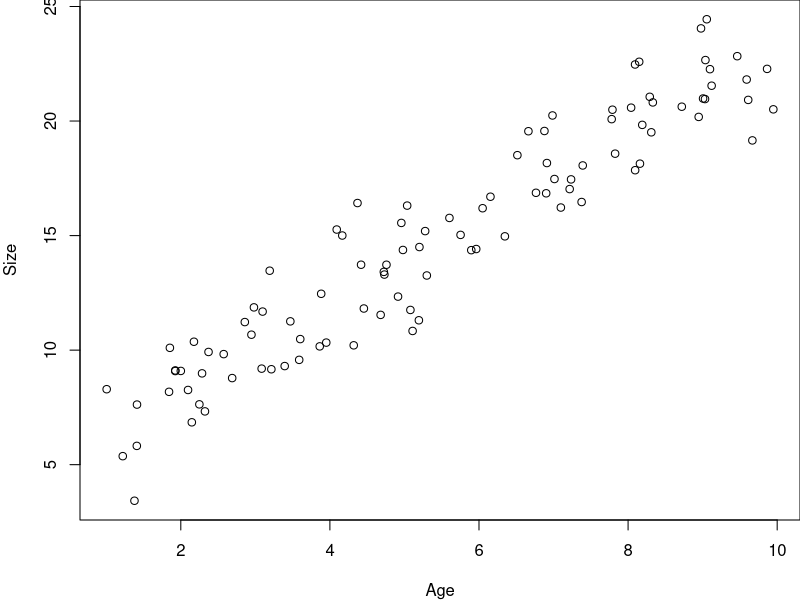

Source code (R): (Note: this script raises an error after producing the figure.)

#  NRES 710, Multi-variable Modeling - Collinearity
#     University of Nevada, Reno

par(mar=c(4,4,0,0))

# Read in the data
datum <- read.csv("lecture_13_dataset1.csv")

# Examine the data
head(datum, 10)

# Plot the data
plot(Size ~ Age, data = datum)

# Run lm() for different pairs of X-variables
results <- lm(Age ~ Sex, data = datum)
summary(results)

# Run lm() for different pairs of X-variables
results <- lm(Age ~ MotherSize, data = datum)
summary(results)

# Create new dataframe without categorical Sex
datum2 <- subset(datum, select = -Sex)
datum2 <- subset(datum2, select = -Size)

# Examine new subsetted data
head(datum2)

# Correlation matrix - runs a simple 'lm()' between each pair of X-variables
cor(datum2)

# Download 'car' by uncommenting this next line and running it through your console
# install.packages("car", dependencies=TRUE)

# Full linear model with all X-variables
results <- lm(Size ~ Age + Sex + MotherSize + FatherSize, data = datum)

# Use the VIF function from 'car'
# using 'car::vif()' will tell R to call the function 'vif()' from the package 'car' specifically
car::vif(results)

# Square-root this to get VIF in terms of Standard Error
car::vif(results)^0.5

# Simple linear model of Size ~ Age
results <- lm(Size ~ Age, data = datum)
summary(results)

# Simple linear model of Size ~ MotherSize
results <- lm(Size ~ MotherSize, data = datum)
summary(results)

# Simple linear model of Size ~ MotherSize
results <- lm(Size ~ Age + MotherSize, data = datum)
summary(results)

# Simple linear model of Size ~ MotherSize
results <- lm(Size ~ Age + Sex + MotherSize + FatherSize, data = datum)
summary(results)



################################ 'Truth' ################################### 
### Lecture 13: code to simulate collinear data and to demonstrate how
### failing to account for collinearity influences estimates and uncertainty

## Simulation Exercise 1

# Set the seed for reproducibility
set.seed(123)

# Number of simulations
s <- 1000

# Empty vectors to save results from each simulation
simple_beta1 <- numeric(s)
simple_se1 <- numeric(s)
simple_p1 <- numeric(s)
multi_beta1 <- numeric(s)
multi_se1 <- numeric(s)
multi_p1 <- numeric(s)
r2 <- numeric(s)
vif <- numeric(s)

# x2 = x1 + error(0, z), where
# z can range from 0.5 (highly correlated to x1) to 20 (not correlated at ~all)
z_values <- seq(0.5, 20, length.out = s)

# Loop through each simulation replicate to measure everything
for (i in 1:s){
  
  # Number of datapoints per simulation
  n <- 100

  # x1
  x1 <- runif(n, 0, 10) # Random, uniform variable; only simulated once

  # error for y; only simulated once
  error <- rnorm(n, 0, 2)
  
  # X2 for each simulation
  x2 <- x1 + rnorm(n, 0, z_values[i])
  
  # Y for each
  y <- 10 + 3 * x1 + 3 * x2 + error

  # Simple model
  results1 <- lm(y ~ x1)
  simple_beta1[i] <- summary(results1)$coefficients[2,1]
  simple_se1[i] <- summary(results1)$coefficients[2,2]
  simple_p1[i] <- summary(results1)$coefficients[2,4]

  # Multi-variable model
  results2 <- lm(y ~ x1 + x2)
  multi_beta1[i] <- summary(results2)$coefficients[2,1]
  multi_se1[i] <- summary(results2)$coefficients[2,2]
  multi_p1[i] <- summary(results2)$coefficients[2,4]

  # R^2 between X-variables
  model_x12 <- lm(x2 ~ x1)
  r2[i] <- summary(model_x12)$r.squared
  
  # VIF for multi-variable model
  vif[i] <- car::vif(results2)["x1"]
}

## Simulation Exercise 2

# Set seed
set.seed(123)

# Number of simulations
s <- 1000

# Empty vectors to save results from each simulation
simple_beta1 <- numeric(s)
simple_se1 <- numeric(s)
simple_p1 <- numeric(s)
simple_beta2 <- numeric(s)
multi_beta1 <- numeric(s)
multi_beta2 <- numeric(s)
multi_se1 <- numeric(s)
multi_p1 <- numeric(s)
r2 <- numeric(s)
vif <- numeric(s)

# x2 = x1 + error(0, z), where
# z can range from 0.5 (highly correlated to x1) to 20 (not correlated at ~all)
z_values <- seq(0.5, 20, length.out = s)

# Loop through each simulation replicate to measure everything
for (i in 1:s){
  
  # Number of datapoints per simulation
  n <- 100

  # x1
  x1 <- runif(n, 0, 10) # Random, uniform variable; only simulated once

  # error for y; only simulated once
  error <- rnorm(n, 0, 2)
  
  # X2 for each simulation
  x2 <- x1 + rnorm(n, 0, z_values[i])
  
  # Y for each
  y <- 10 + 3 * x1 + error

  # Simple model of X1
  results1 <- lm(y ~ x1)
  simple_beta1[i] <- summary(results1)$coefficients[2,1]
  simple_se1[i] <- summary(results1)$coefficients[2,2]
  simple_p1[i] <- summary(results1)$coefficients[2,4]
  
  # Simple model of X2
  results2 <- lm(y ~ x2)
  simple_beta2[i] <- summary(results2)$coefficients[2,1]

  # Multi-variable model
  results3 <- lm(y ~ x1 + x2)
  multi_beta1[i] <- summary(results3)$coefficients[2,1]
  multi_beta2[i] <- summary(results3)$coefficients[3,1]
  multi_se1[i] <- summary(results3)$coefficients[2,2]
  multi_p1[i] <- summary(results3)$coefficients[2,4]

  # R^2 between X-variables
  model_x12 <- lm(x2 ~ x1)
  r2[i] <- summary(model_x12)$r.squared
  
  # VIF for multi-variable model
  vif[i] <- car::vif(results3)["x1"]
}

## Data for analysis in class
# Set the seed for reproducibility & set graphing parameter
set.seed(123)

# This is similar to the Age, Sex, and Size data we simulated for last class.
# There is no collinearity between Age and Sex.

# X-variables
n <- 50
Sex <- c(rep("Female", n), rep("Male", n))
Age <- runif(n * 2, 1, 10)
dummy <- data.frame(model.matrix(~ Sex - 1))
colnames(dummy) <- c("Female", "Male")

# However, there are now two additional X-variables: MotherSize and FatherSize
# And both of those variables are a function of Age
MotherSize <- rnorm(n * 2, Age - 5, 1)
FatherSize <- rnorm(n * 2, Age, 1)

# All of these variables influence size, so they are all examples of confounding variables.

# Simulate error
Error <- rnorm(n * 2, 0, 1.2)

# Predict Y
Response <- 4 + 1.5 * Age + 2.5 * dummy$Male + 0.2 * MotherSize + 0.2 * FatherSize + Error

# Dataframe
datum <- data.frame(Age = Age, Sex = Sex, Male = dummy$Male, MotherSize = MotherSize, FatherSize = FatherSize, Size = Response)

# Save the data
write.csv(datum, "lecture_13_dataset1.csv", row.names = FALSE)
